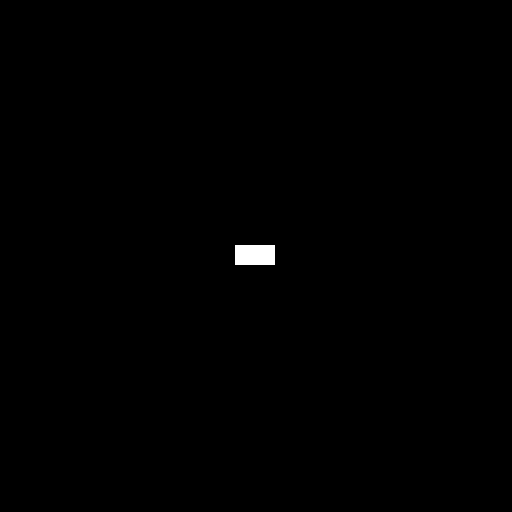
%> input picture pic/dipum_images_ch04/Fig0403(a)(image).tif, 512 x 512 px
$ octave ch4.m   (GNU Octave 9; MATLAB toolbox functions it lacks are replaced by stand-ins)
%> lines starting %> are read from the running program, lines starting %| are printed output that depends on the picture; in (x1, y1, x2, y2) boxes, pixels count from 0 and x2, y2 are one past the last pixel; in counts of white or black regions, pixels touching at a corner belong together; the program's own positions count from 1
%% 第四章 频域处理
%% 计算 DFT
%%
f = imread('./DIP-Ex/pic/dipum_images_ch04/Fig0403(a)(image).tif');
%> f is the input picture: size 512x512 uint8; 0.31% white; 1 white region, box (x1, y1, x2, y2) and area: (235, 245, 275, 265) 800
imshow(f);
% 要进行傅里叶变换了，还是快速傅里叶
F = fft2(f);
S = abs(F); % 计算频谱，也就是实部虚部平方和
imshow(S, []); % 可以注意到频谱亮点在四周
% 错误的 Fc = fftshift(f); % 变换原点移动到中心，类似 (-1)^(x+y), 但输入的是变换后的频率
% 可以看到亮点居中了
Fc = fftshift(F);
imshow(abs(Fc), []); % [] 拿来什么意思 imshow(abs(Fc)) 就会出问题
% S2 = log(1 + mat2gray(Fc)); 这是错误的，我是想增强频谱图，不是傅里叶变换频率
S2 = log(1 + abs(Fc));
figure;
imshow(S2, []);
% 再用ifftshift 把居中颠倒，或者用于把中心转回矩形左上角
% ifft2 傅里叶逆变换，输入的是原始的傅里叶变换
f1 = ifft2(F);
figure;
subplot(1, 3, 1), imshow(f1), subplot(1, 3, 2), imshow(ifft2(Fc)), subplot(1, 3, 3), imshow(real(ifft2(F)));
%% 频率滤波
%%
% 空间域卷积 - 频率域相乘
% 例4.1 填充与否的滤波效果
f = imread('./DIP-Ex/pic/dipum_images_ch04/Fig0405(a)(square_original).tif');
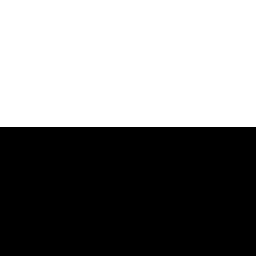
%> input picture pic/dipum_images_ch04/Fig0405(a)(square_original).tif, 256 x 256 px
%> f is the input picture: size 256x256 uint8; values 0 (black) and 230 (white), 49.6% white; 1 white region, box (x1, y1, x2, y2) and area: (0, 0, 256, 127) 32512
figure;
imshow(f); % 256 * 256
[M, N] = size(f);
%> M = 256; N = 256
F = fft2(f); %傅里叶
% 高斯低通滤波器
sig = 10;
H = lpfilter('gaussian', M, N, sig);
G = H .* F; % 频率域滤波
fi = ifft2(G);
% 可以发现，未填充的垂直部分没有模糊，而水平部分模糊了
% 滤波器(空间表示)处于一个亮暗周期的图像上卷积，自然会模糊(周期性是因为 DFT，但是在这里我们还是用空间域解释)，垂直部分不太理解
% 具体看图 4.32
imshow(real(fi), []);
PQ = paddedsize(size(f)); % 512 * 512
%> PQ = [512 512]
Fp = fft2(f, PQ(1), PQ(2)); % 经过填充
sig = 10;
Hp = lpfilter('gaussian', PQ(1), PQ(2), 2 * sig); % 频率域中使用填充，滤波器和图像大小要相同 PQ(1) * PQ(2)
Gp = Fp .* Hp;
gp = real(ifft2(Gp)); % 逆变换
gpc = gp(1:size(f, 1), 1:size(f, 2)); % 裁剪，不然就是下右二2图(类似空间滤波结果
figure;
h = fspecial('gaussian', 15, 7);
gs = imfilter(f, h); % 在空间滤波
subplot(1, 3, 1), imshow(gpc, []), subplot(1, 3, 2), imshow(gp, []), subplot(1, 3, 3), imshow(gs, []); % 水平和垂直都有模糊边框
%% DFT 滤波基本步骤
%%

%% 空间滤波器获得频率滤波器
%%
% 基本方法，对空间滤波器进行傅里叶 H = fft2(h, PQ(1), PQ(2))
% 例 4.2
f = imread('./DIP-Ex/pic/dipum_images_ch04/Fig0409(a)(bld).tif');
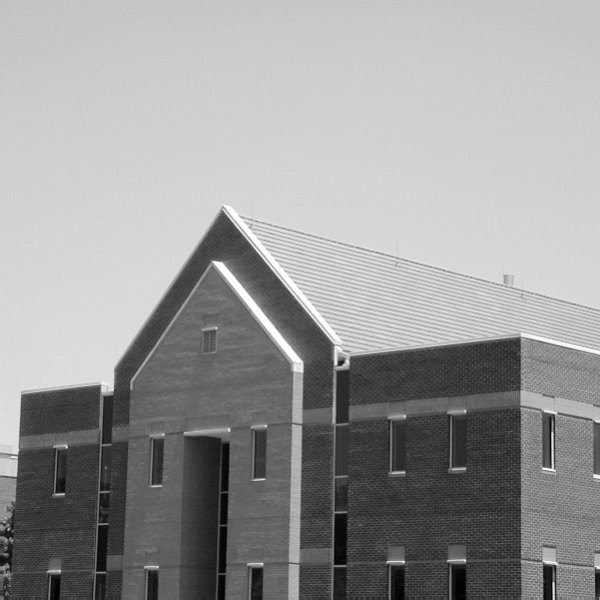
%> input picture pic/dipum_images_ch04/Fig0409(a)(bld).tif, 600 x 600 px
%> f is the input picture: size 600x600 uint8; min 0, max 255, mean 152.9
figure;
imshow(f);
F = fft2(f); % 光这个不行, 结果是黑色，这时候就要考虑是不是要增强频谱图像，而且要不要居中？
S = fftshift(log(1 + abs(F)));
%> S: size 600x600 double
figure;
imshow((S), []);
h = fspecial('sobel'); % 默认横向的sobel 算子，所以后头的图中会发现横边缘被增强
h
figure;
freqz2(h);
PQ = paddedsize(size(f));
%> PQ = [1200 1200]
H = freqz2(h, PQ(1), PQ(2)); % freqz2 可以生成一个频率滤波
H1 = ifftshift(H); % 输入中心化过的傅里叶变换，输出逆中心化(原点位于左上角
figure;
% 明显中心化过
%subplot(1, 2, 1), freqz2(abs(H)), subplot(1, 2, 2), freqz2(abs(H1));
subplot(2, 2, 1), imshow(abs(H), []), subplot(2, 2, 2), imshow(abs(H1), []);
% 空间域滤波，sobel 算子
gs = imfilter(double(f), h);
%> gs: size 600x600 double
% 频率域滤波，sobel 算子对应的频率函数
gf = dftfilt(f, H1);
figure;
% 发现一致
subplot(1, 2, 1), imshow(gs, []), subplot(1, 2, 2), imshow(gf, []);
% 创建二值图像，看边缘
figure;
imshow(abs(gs) > 0.2 * abs(max(gs(:))));
figure;
imshow(abs(gf) > 0.2 * abs(max(gf(:))));
%% 在频率域中生成滤波器
%%
% 解释 dftuv 的作用，尝试读懂代码，注意 meshgrid 的用法
[U, V] = dftuv(8, 5);
U
V
D = U.^2 + V.^2;
D % 这就是与左上角的距离矩阵了，最大距离位置就是矩阵中心
fftshift(D) % 很明显，将中心转移到矩阵中心了
%% 低通频率滤波器
%%
% 例 4.4
f = imread('./DIP-Ex/pic/dipum_images_ch04/Fig0413(a)(original_test_pattern).tif');
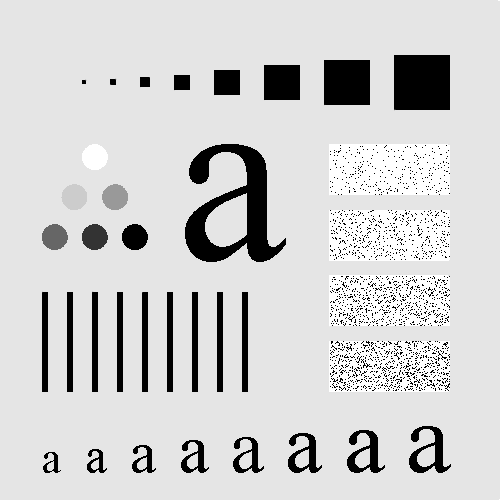
%> input picture pic/dipum_images_ch04/Fig0413(a)(original_test_pattern).tif, 500 x 500 px
%> f is the input picture: size 500x500 uint8; min 0, max 255, mean 207.4
figure;
imshow(f);
PQ = paddedsize(size(f));
%> PQ = [1000 1000]
[U, V] = dftuv(PQ(1), PQ(2));
D0 = 0.05 * PQ(2); %
%> D0 = 50
F = fft2(f, PQ(1), PQ(2)); % 变换
H = exp(-(U .^ 2 + V .^ 2) ./ (2 * D0 ^ 2)); % 高斯低通滤波器
g = dftfilt(f, H);
figure;
% H 非中心化了, F 是傅里叶变化后的图像
subplot(2, 2, 1), imshow(g, []), subplot(2, 2, 2), imshow((H), []);
subplot(2, 2, 3), imshow(log(1 + abs(fftshift(F))), []);
% 比较一下 D0 大小的滤波效果
H1 = exp(-(U .^ 2 + V .^ 2) ./ (2 * 5 ^ 2));
H2 = exp(-(U .^ 2 + V .^ 2) ./ (2 * 20 ^ 2));
H3 = exp(-(U .^ 2 + V .^ 2) ./ (2 * 60 ^ 2));
H4 = exp(-(U .^ 2 + V .^ 2) ./ (2 * 160 ^ 2));
figure;
% D0 越大，频率域越宽，通过频率越多，高频衰减变小，空间核变小，模糊效果越小
subplot(2, 2, 1), imshow(dftfilt(f, H1), []), subplot(2, 2, 2), imshow(dftfilt(f, H2), []);
subplot(2, 2, 3), imshow(dftfilt(f, H3), []), subplot(2, 2, 4), imshow(dftfilt(f, H4), []);
%% 线框图和表面图
%%
% 例 4.5 绘制线框图
H = fftshift(lpfilter('gaussian', 500, 500, 50));
figure;
mesh(H(1:50:500, 1:10:500));
figure;
mesh(H(1:50:500, 1:10:500));
colormap([0 0 0]);
% view(-25, 0); 仰角为 0
grid off;
axis off;
figure;
surf(H(1:50:500, 1:10:500)); % 表面图
colormap(gray);
shading interp; % 删除网格线
grid off, axis off;
% 画二元函数
[Y, X] = meshgrid(-2:0.1:2, -2:0.1:2);
Z = X .* (-X .^ 2 - Y .^ 2);
figure;
subplot(1, 2, 1), mesh(Z), subplot(1, 2, 2), surf(Z);
%% 锐化频率滤波器
%%
% 1 - lp = hp 详见 hpfilter
H = fftshift(hpfilter('ideal', 500, 500, 50));
figure;
mesh(H(1:10:500, 1:10:500));
colormap([0, 0, 0]);
view(-37, 30);
grid off, axis off;
H = fftshift(hpfilter('btw', 500, 500, 50, 2)); % 2 阶巴特沃斯滤波器
figure;
subplot(1, 2, 1);
mesh(H(1:10:500, 1:10:500));
colormap([0, 0, 0]);
view(-37, 30);
%grid off, axis off;
subplot(1, 2, 2);
subplot(1, 2, 2);
imshow(H, []);
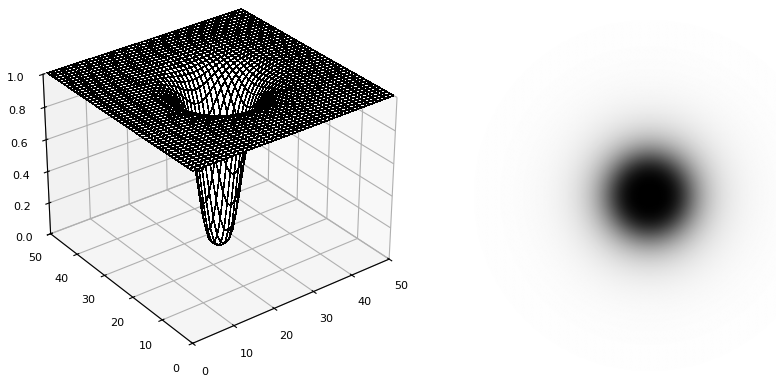
%> figure redrawn from the program's plot data, 2 panels
% 例 4.7 高通滤波
% PS 之前学习过空间域得到频率域的滤波器，所以传入 dftfilt 需要经过傅里叶，但是这里的滤波器都是频率域内的滤波器
% 所以此处 dftfilt 直接传入 H 即可，注意区别
f = imread('./DIP-Ex/pic/dipum_images_ch04/Fig0413(a)(original_test_pattern).tif');
PQ = paddedsize(size(f)); % 要填充后滤波
D0 = 0.05 * PQ(2);
H = hpfilter('gaussian', PQ(1), PQ(2), D0); % 中心在左上角，并非矩形中心
g = dftfilt(f, H);
figure;
subplot(1, 2, 1);
imshow(fftshift(H), []); % 滤波器的图像化
subplot(1, 2, 2);
imshow(g, []); % 背景失去色调，接下来用高通强调滤波处理
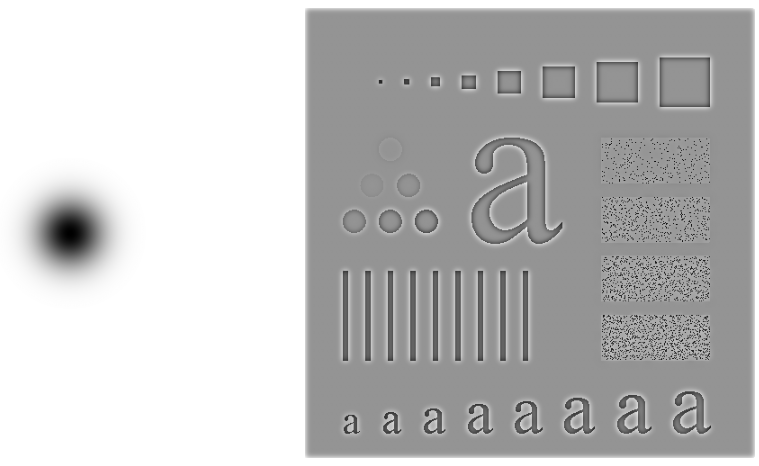
%> figure redrawn from the program's plot data, 2 panels
% 高通强调滤波
% 例 4.8 高频强调滤波 + 直方图均衡
f = imread('./DIP-Ex/pic/dipum_images_ch04/Fig0419(a)(chestXray_original).tif');
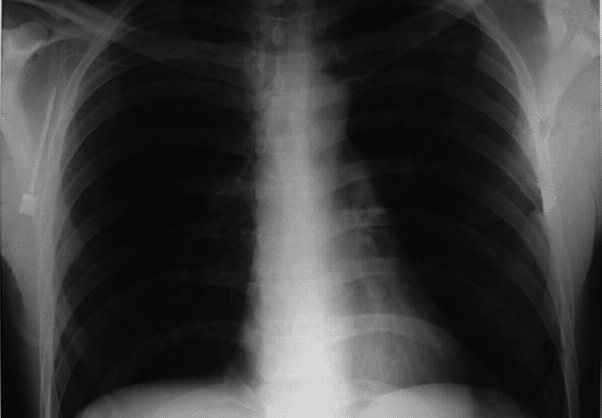
%> input picture pic/dipum_images_ch04/Fig0419(a)(chestXray_original).tif, 602 x 418 px
%> f is the input picture: size 418x602 uint8; min 3, max 227, mean 60.1
figure;
imshow(f);
PQ = paddedsize(size(f)); % 要填充
%> PQ = [836 1204]
D0 = 0.05 * PQ(2);
%> D0 = 60.2
% 高通巴特沃斯 2 阶
HBW = hpfilter('btw', PQ(1), PQ(2), D0, 2);
a = 0.5;
b = 2;
H = a + b * HBW; % 高通强调滤波公式
gbw = dftfilt(f, HBW); % 高通巴特沃斯滤波，由于背景色占多，会效果很差
ghf = dftfilt(f, H);
ghe = histeq(mat2gray(ghf), 256); % ghf 明显不太明显，需要对比度增强，直方图均衡, 注意映射到 0~1
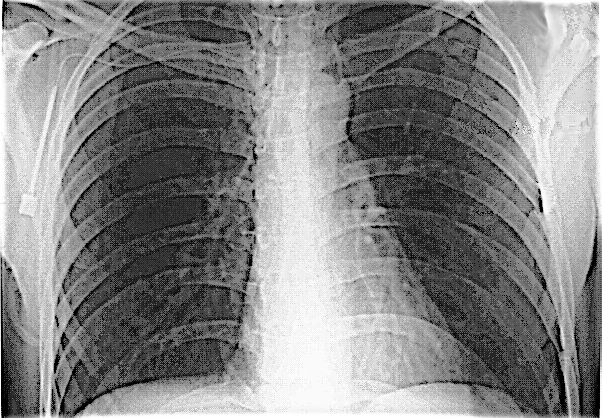
%> ghe: size 418x602 double; min 0, max 1, mean 0.52
figure;
subplot(2, 2, 1);
imshow(gbw, []);
subplot(2, 2, 2);
imshow(ghf, []);
subplot(2, 2, 3);
imshow(ghe, []);
%% 函数区域
%%
% fft 执行时间取决于 P Q 素因子数量，P Q 为 2 的幂速度更快
% 傅里叶变换函数支持填充，所以需要一个计算填充的函数
%%
function PQ = paddedsize(AB, CD, PARAM) % AB 是 [1, 2] 这样的数组, 返回的也是 [a, b] 但 a b 代表了要填充的长度
    if nargin == 1
        PQ = 2 * AB; % 两幅图像都是 M * N 自然填充大小直接乘 2 就可以。
    % 说明 AB, CD 都有了
    elseif nargin == 2 & ~ischar(CD)
        PQ = AB + CD - 1;
        PQ = 2 * ceil(PQ / 2); % PQ 的元素起码要不小于 AB + CD - 1，原理在于避免折叠误差
    elseif nargin == 2
        m = max(AB);
        P = 2 ^ nextpow2(2 * m); % 返回最小的比 2m 大的 2 的指数幂
        PQ = [P, P];
    end
end

% 高通滤波器
function H = hpfilter(type, M, N, D0, n)
    if nargin == 4
        n = 1;
    end
    Hlp = lpfilter(type, M, N, D0, n);
    H = 1 - Hlp;
end

% 低通滤波器
function [H, D] = lpfilter(type, M, N, D0, n)
    % LPFILTER Computes frequency domain lowpass filters
    %   H = LPFILTER(TYPE, M, N, D0, n) creates the transfer function of a
    %   lowpass filter, H, of the specified TYPE and size (M-by-N). To view the
    %   filter as an image or mesh plot, it should be centered using H =
    %   fftshift(H)
    %   Valid value for TYPE, D0, and n are:
    %   'ideal' Ideal lowpass filter with cutoff frequency D0. n need not be
    %           supplied. D0 must be positive.
    %   'btw'   Butterworth lowpass filter of order n, and cutoff D0. The
    %           default value for n is 1.0. D0 must be positive.
    %   'gaussian'Gaussian lowpass filter with cutoff (standard deviation) D0.
    %           n need not be supplied. D0 must be positive.
    %
    % 得到指定类型的低通滤波器

    % Use function dftuv to set up the meshgrid arrays needed for computing the
    % required distances.
    [U, V] = dftuv(M, N);
    % Compute the distances D(U, V)
    D = sqrt(U.^2 + V.^2);
    % Begin filter computations
    switch type
        case 'ideal'
            H = double(D <= D0);
        % 巴特沃斯
        case 'btw'
            if nargin == 4
                n = 1;
            end
            H = 1 ./ (1 + (D ./ D0) .^ (2 * n));
        case 'gaussian'
            H = exp(-(D .^ 2) ./ (2 * (D0 ^ 2)));
        otherwise
            error('Unkown filter type.')
    end
end

function [U, V] = dftuv(M, N)
    % DFTUV Computes meshgrid frequency matrices.
    % [U, V] = DFTUV(M, N) computes meshgrid frequency matrices U and V. U and
    % V are useful for computing frequency-domain filter functions that can be
    % used with DFTFILT. U and V are both M-by-N.
    % more details to see the textbook Page 93
    %
    % [U，V] = DFTUV（M，N）计算网格频率矩阵U和V。 U和V对于计算可与DFTFILT一起使用的
    % 频域滤波器函数很有用。 U和V都是M-by-N。更多细节见冈萨雷斯教材93页

    % Set up range of variables.
    % 设置变量范围
    u = 0 : (M - 1);
    v = 0 : (N - 1);

    % Compute the indices for use in meshgrid.
    % 计算网格的索引，即将网络的原点转移到左上角，因为FFT计算时变换的原点在左上角。
    idx = find(u > M / 2);
    u(idx) = u(idx) - M;
    idy = find(v > N / 2);
    v(idy) = v(idy) - N;

    % Compute the meshgrid arrays.
    % 计算网格矩阵
    [V, U] = meshgrid(v, u);
end


% 自定义一个 DFT 滤波步骤 频率域滤波
function g = dftfilt(f, H) % f 图像，H 频率滤波器 % 滤波函数 H 不要居中化(参考前头的四角亮的频谱
    % 频率域中使用填充，滤波器和图像大小要相同
    F = fft2(f, size(H, 1), size(H, 2));
    g = real(ifft2(F .* H)); % 逆变换取实部
    g = g(1:size(f, 1), 1:size(f, 2)); % 裁剪到原图大小
end
